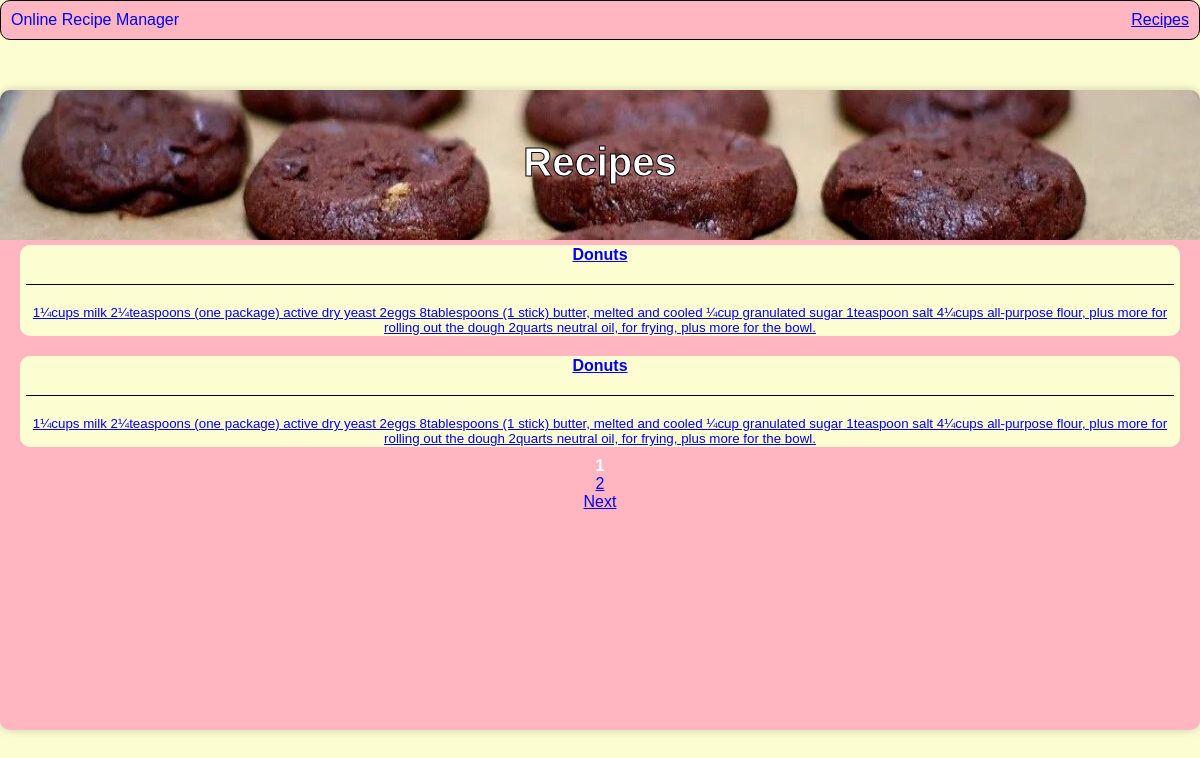
The page /see_recipes on the database as committed earlier.
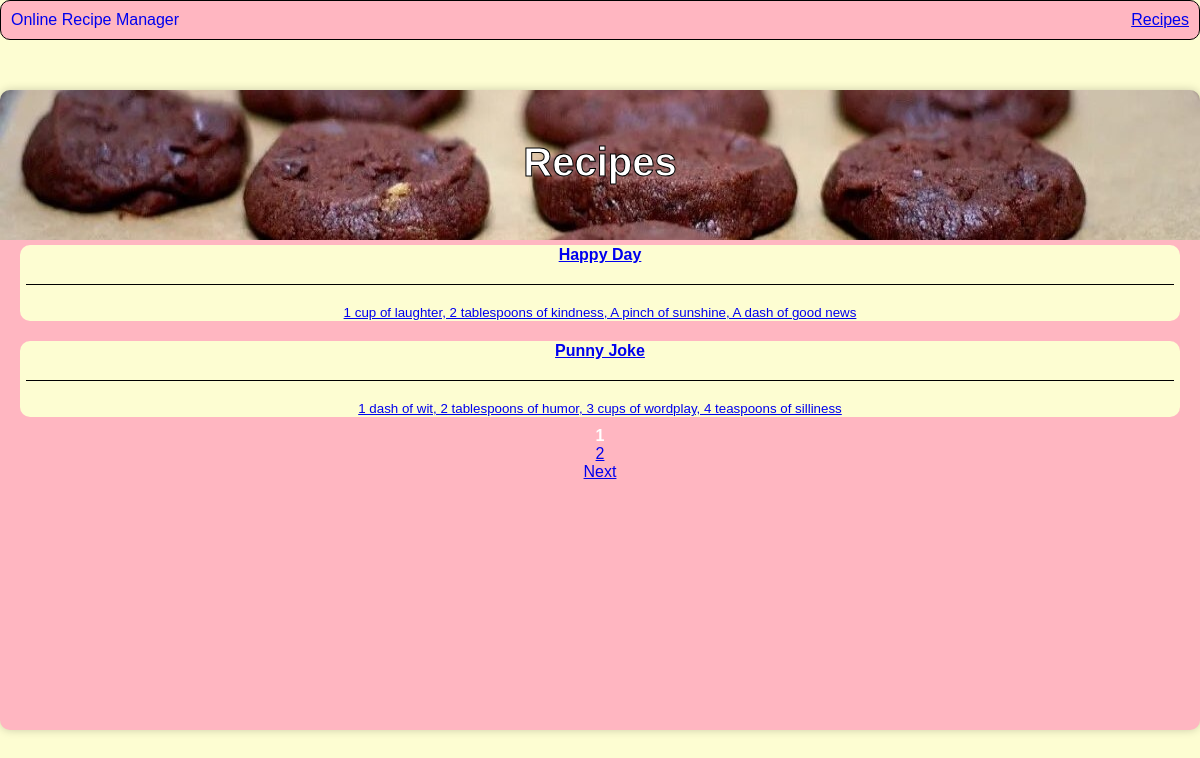
The same page on the database as committed later.
### app.py (models this page shows)
class Recipe(db.Model):
    id = db.Column(db.Integer, primary_key = True)
    title = db.Column(db.String(255), nullable = False)
    ingredients = db.Column(db.String(1000), nullable = False)
    method = db.Column(db.String(5000), nullable = False)
    date_created = db.Column(db.DateTime, default = datetime.utcnow)
    user_id = db.Column(db.Integer, db.ForeignKey('user.id'))
    author = db.relationship('User', backref='recipes')

### app.py (the view)
@app.route('/see_recipes')
def see_recipes():
    page = request.args.get('page', 1, type=int)
    per_page = 2
    recipes = Recipe.query.paginate(page=page, per_page=per_page)
    return render_template('see_recipes.html', recipes=recipes)

### templates/see_recipes.html (shortened to what this page needs)
{% extends 'base.html' %}
{% block body%}
    <h1>Recipes</h1>
    {% for recipe in recipes.items %}
        <button class="recipe-button">
            <a href="{{ url_for('recipe_detail', recipe_id=recipe.id) }}">
                <span class="recipe-title">{{ recipe.title }}</span>
                <hr>
                <span class="recipe-ingredients">{{ recipe.ingredients }}</span>
            </a>
        </button>
    {% endfor %}
    {% for num in recipes.iter_pages() %}
        {% if num %}
            {% if num != recipes.page %}
                <a href="{{ url_for('see_recipes', page=num) }}">{{ num }}</a>
            {% else %}
                <strong>{{ num }}</strong>
            {% endif %}
        {% else %}
            ...
        {% endif %}
    {% endfor %}
    {% if recipes.has_next %}
        <a href="{{ url_for('see_recipes', page=recipes.next_num) }}">Next</a>
    {% endif %}
{% endblock %}

### templates/base.html (shortened to what this page needs)
<!DOCTYPE html>
<html lang="en">
<head>
    <link rel="stylesheet" type="text/css" href="{{ url_for('static', filename='css/main.css') }}">
</head>
<body>
        <div class="home-button">
            <a href="{{url_for('home')}}">Online Recipe Manager</a>
            <a href="{{url_for('see_recipes')}}">Recipes</a>
        </div>
    <div class="container">
        {% block body%}{% endblock %}
    </div>
</body>
</html>

### static/css/main.css (style rules this page uses)
body { background-color: #FDFDD2; margin: 0; font-family: sans-serif; color: #ffffff; }
.container { position: relative; background-image: url(../images/cookies_background.jpg); background-repeat: no-repeat; background-position: center top; background-size: 100% 150px; margin: 50px auto; max-width: 1400px; padding: 20px; background-color: #ffb6c1; box-shadow: 0px 0px 10px rgba(0, 0, 0, 0.2); border-radius: 10px; height: auto; min-height: 600px; display: flex; flex-direction: column; align-items: center; }
h1 { width: 100%; display: flex; justify-content: center; margin-top: 30px; margin-bottom: 50px; align-self: flex-start; text-align: center; font-size: 40px; color: #fff; -webkit-text-stroke-width: 1px; -webkit-text-stroke-color: #000; font-family: sans-serif; }
.home-button { display: flex; justify-content: space-between; align-items: center; margin: 0; padding: 10px; border: 1px solid black; text-decoration: none; color: black; background-color: #ffb6c1; border-radius: 10px; text-align: center; text-decoration: none; }
.home-button a:first-child { text-align: left; flex-grow: 1; text-decoration: none; }
.home-button a:last-child { margin-left: 10px; }
.recipe-button { margin-top: 10px; display: block; width: 100%; text-align: center; margin-bottom: 10px; border: none; background-color: #FDFDD2; color: #333; border-radius: 10px; }
.recipe-title { display: block; font-family: sans-serif; font-size: 1.2em; font-weight: bold; margin-bottom: 5px; }
.recipe-ingredients { display: block; font-family: sans-serif; font-size: 1em; margin-top: 5px; }
hr { margin-top: 20px; margin-bottom: 20px; border: none; height: 1px; background-color: #000; }

Rows that differ between the two databases and show on the page:
removed Recipe: title "Donuts", ingredients "1¼cups milk 2¼teaspoons (one package) active dry yeast 2eggs 8tablespoons (1 stick) butter, melted and cooled ¼cup granulated sugar 1teaspoon salt 4¼cups all-purpose flour, plus more for rolling out the dough 2quarts neutral oil, for frying, plus more for the bowl."
removed Recipe: title "Donuts", ingredients "1¼cups milk 2¼teaspoons (one package) active dry yeast 2eggs 8tablespoons (1 stick) butter, melted and cooled ¼cup granulated sugar 1teaspoon salt 4¼cups all-purpose flour, plus more for rolling out the dough 2quarts neutral oil, for frying, plus more for the bowl."
added Recipe: title "Happy Day", ingredients "1 cup of laughter, 2 tablespoons of kindness, A pinch of sunshine, A dash of good news"
added Recipe: title "Punny Joke", ingredients "1 dash of wit, 2 tablespoons of humor, 3 cups of wordplay, 4 teaspoons of silliness"
